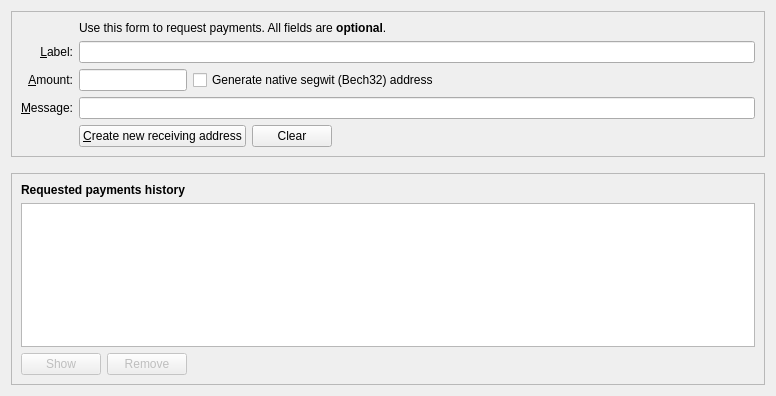
<?xml version="1.0" encoding="UTF-8"?>
<ui version="4.0">
 <class>ReceiveCoinsDialog</class>
 <widget class="QWidget" name="ReceiveCoinsDialog">
  <property name="geometry">
   <rect>
    <x>0</x>
    <y>0</y>
    <width>776</width>
    <height>396</height>
   </rect>
  </property>
  <layout class="QVBoxLayout" name="verticalLayout" stretch="0,0,1">
   <item>
    <widget class="QFrame" name="frame2">
     <property name="sizePolicy">
      <sizepolicy hsizetype="Preferred" vsizetype="Expanding">
       <horstretch>0</horstretch>
       <verstretch>0</verstretch>
      </sizepolicy>
     </property>
     <property name="frameShape">
      <enum>QFrame::StyledPanel</enum>
     </property>
     <property name="frameShadow">
      <enum>QFrame::Sunken</enum>
     </property>
     <layout class="QVBoxLayout" name="verticalLayout_3">
      <item>
       <layout class="QGridLayout" name="gridLayout">
        <item row="5" column="0">
         <widget class="QLabel" name="label">
          <property name="toolTip">
           <string>An optional amount to request. Leave this empty or zero to not request a specific amount.</string>
          </property>
          <property name="text">
           <string>&amp;Amount:</string>
          </property>
          <property name="alignment">
           <set>Qt::AlignRight|Qt::AlignTrailing|Qt::AlignVCenter</set>
          </property>
          <property name="buddy">
           <cstring>reqAmount</cstring>
          </property>
         </widget>
        </item>
        <item row="6" column="0">
         <widget class="QLabel" name="label_3">
          <property name="toolTip">
           <string>An optional message to attach to the payment request, which will be displayed when the request is opened. Note: The message will not be sent with the payment over the BFScoin network.</string>
          </property>
          <property name="text">
           <string>&amp;Message:</string>
          </property>
          <property name="alignment">
           <set>Qt::AlignRight|Qt::AlignTrailing|Qt::AlignVCenter</set>
          </property>
          <property name="buddy">
           <cstring>reqMessage</cstring>
          </property>
         </widget>
        </item>
        <item row="4" column="2">
         <widget class="QLineEdit" name="reqLabel">
          <property name="toolTip">
           <string>An optional label to associate with the new receiving address.</string>
          </property>
         </widget>
        </item>
        <item row="2" column="2">
         <widget class="QLabel" name="label_5">
          <property name="text">
           <string>Use this form to request payments. All fields are &lt;b&gt;optional&lt;/b&gt;.</string>
          </property>
         </widget>
        </item>
        <item row="4" column="0">
         <widget class="QLabel" name="label_2">
          <property name="toolTip">
           <string>An optional label to associate with the new receiving address.</string>
          </property>
          <property name="text">
           <string>&amp;Label:</string>
          </property>
          <property name="alignment">
           <set>Qt::AlignRight|Qt::AlignTrailing|Qt::AlignVCenter</set>
          </property>
          <property name="buddy">
           <cstring>reqLabel</cstring>
          </property>
         </widget>
        </item>
        <item row="6" column="2">
         <widget class="QLineEdit" name="reqMessage">
          <property name="toolTip">
           <string>An optional message to attach to the payment request, which will be displayed when the request is opened. Note: The message will not be sent with the payment over the BFScoin network.</string>
          </property>
         </widget>
        </item>
        <item row="7" column="2">
         <layout class="QHBoxLayout" name="horizontalLayout">
          <item>
           <widget class="QPushButton" name="receiveButton">
            <property name="minimumSize">
             <size>
              <width>150</width>
              <height>0</height>
             </size>
            </property>
            <property name="text">
             <string>&amp;Create new receiving address</string>
            </property>
            <property name="icon">
             <iconset resource="../bitcoin.qrc">
              <normaloff>:/icons/receiving_addresses</normaloff>:/icons/receiving_addresses</iconset>
            </property>
           </widget>
          </item>
          <item>
           <widget class="QPushButton" name="clearButton">
            <property name="sizePolicy">
             <sizepolicy hsizetype="Minimum" vsizetype="Fixed">
              <horstretch>0</horstretch>
              <verstretch>0</verstretch>
             </sizepolicy>
            </property>
            <property name="toolTip">
             <string>Clear all fields of the form.</string>
            </property>
            <property name="text">
             <string>Clear</string>
            </property>
            <property name="icon">
             <iconset resource="../bitcoin.qrc">
              <normaloff>:/icons/remove</normaloff>:/icons/remove</iconset>
            </property>
            <property name="autoDefault">
             <bool>false</bool>
            </property>
           </widget>
          </item>
          <item>
           <spacer name="horizontalSpacer">
            <property name="orientation">
             <enum>Qt::Horizontal</enum>
            </property>
            <property name="sizeHint" stdset="0">
             <size>
              <width>40</width>
              <height>20</height>
             </size>
            </property>
           </spacer>
          </item>
         </layout>
        </item>
        <item row="7" column="0">
         <widget class="QLabel" name="label_7">
          <property name="text">
           <string/>
          </property>
         </widget>
        </item>
        <item row="5" column="2">
         <layout class="QHBoxLayout" name="horizontalLayout_6">
          <item>
           <widget class="BitcoinAmountField" name="reqAmount">
            <property name="sizePolicy">
             <sizepolicy hsizetype="Fixed" vsizetype="Fixed">
              <horstretch>0</horstretch>
              <verstretch>0</verstretch>
             </sizepolicy>
            </property>
            <property name="minimumSize">
             <size>
              <width>80</width>
              <height>0</height>
             </size>
            </property>
            <property name="maximumSize">
             <size>
              <width>1000</width>
              <height>100</height>
             </size>
            </property>
            <property name="toolTip">
             <string>An optional amount to request. Leave this empty or zero to not request a specific amount.</string>
            </property>
           </widget>
          </item>
          <item>
           <widget class="QCheckBox" name="useBech32">
            <property name="sizePolicy">
             <sizepolicy hsizetype="Fixed" vsizetype="Fixed">
              <horstretch>0</horstretch>
              <verstretch>0</verstretch>
             </sizepolicy>
            </property>
            <property name="maximumSize">
             <size>
              <width>1000</width>
              <height>16777215</height>
             </size>
            </property>
            <property name="focusPolicy">
             <enum>Qt::StrongFocus</enum>
            </property>
            <property name="toolTip">
             <string>Native segwit addresses (aka Bech32 or BIP-173) reduce your transaction fees later on and offer better protection against typos, but old wallets don't support them. When unchecked, an address compatible with older wallets will be created instead.</string>
            </property>
            <property name="text">
             <string>Generate native segwit (Bech32) address</string>
            </property>
           </widget>
          </item>
          <item>
           <spacer name="horizontalSpacer_3">
            <property name="orientation">
             <enum>Qt::Horizontal</enum>
            </property>
            <property name="sizeHint" stdset="0">
             <size>
              <width>0</width>
              <height>0</height>
             </size>
            </property>
           </spacer>
          </item>
         </layout>
        </item>
       </layout>
      </item>
     </layout>
    </widget>
   </item>
   <item>
    <spacer name="verticalSpacer_2">
     <property name="orientation">
      <enum>Qt::Vertical</enum>
     </property>
     <property name="sizeHint" stdset="0">
      <size>
       <width>20</width>
       <height>10</height>
      </size>
     </property>
    </spacer>
   </item>
   <item>
    <widget class="QFrame" name="frame">
     <property name="sizePolicy">
      <sizepolicy hsizetype="Preferred" vsizetype="Expanding">
       <horstretch>0</horstretch>
       <verstretch>0</verstretch>
      </sizepolicy>
     </property>
     <property name="frameShape">
      <enum>QFrame::StyledPanel</enum>
     </property>
     <property name="frameShadow">
      <enum>QFrame::Raised</enum>
     </property>
     <layout class="QVBoxLayout" name="verticalLayout_2">
      <item>
       <widget class="QLabel" name="label_6">
        <property name="font">
         <font>
          <weight>75</weight>
          <bold>true</bold>
         </font>
        </property>
        <property name="text">
         <string>Requested payments history</string>
        </property>
       </widget>
      </item>
      <item>
       <widget class="QTableView" name="recentRequestsView">
        <property name="contextMenuPolicy">
         <enum>Qt::CustomContextMenu</enum>
        </property>
        <property name="tabKeyNavigation">
         <bool>false</bool>
        </property>
        <property name="sortingEnabled">
         <bool>true</bool>
        </property>
       </widget>
      </item>
      <item>
       <layout class="QHBoxLayout" name="horizontalLayout_2">
        <item>
         <widget class="QPushButton" name="showRequestButton">
          <property name="enabled">
           <bool>false</bool>
          </property>
          <property name="toolTip">
           <string>Show the selected request (does the same as double clicking an entry)</string>
          </property>
          <property name="text">
           <string>Show</string>
          </property>
          <property name="icon">
           <iconset resource="../bitcoin.qrc">
            <normaloff>:/icons/edit</normaloff>:/icons/edit</iconset>
          </property>
          <property name="autoDefault">
           <bool>false</bool>
          </property>
         </widget>
        </item>
        <item>
         <widget class="QPushButton" name="removeRequestButton">
          <property name="enabled">
           <bool>false</bool>
          </property>
          <property name="toolTip">
           <string>Remove the selected entries from the list</string>
          </property>
          <property name="text">
           <string>Remove</string>
          </property>
          <property name="icon">
           <iconset resource="../bitcoin.qrc">
            <normaloff>:/icons/remove</normaloff>:/icons/remove</iconset>
          </property>
          <property name="autoDefault">
           <bool>false</bool>
          </property>
         </widget>
        </item>
        <item>
         <spacer name="horizontalSpacer_2">
          <property name="orientation">
           <enum>Qt::Horizontal</enum>
          </property>
          <property name="sizeHint" stdset="0">
           <size>
            <width>40</width>
            <height>20</height>
           </size>
          </property>
         </spacer>
        </item>
       </layout>
      </item>
     </layout>
    </widget>
   </item>
  </layout>
 </widget>
 <customwidgets>
  <customwidget>
   <class>BitcoinAmountField</class>
   <extends>QLineEdit</extends>
   <header>qt/bitcoinamountfield.h</header>
   <container>1</container>
  </customwidget>
 </customwidgets>
 <tabstops>
  <tabstop>reqLabel</tabstop>
  <tabstop>reqAmount</tabstop>
  <tabstop>useBech32</tabstop>
  <tabstop>reqMessage</tabstop>
  <tabstop>receiveButton</tabstop>
  <tabstop>clearButton</tabstop>
  <tabstop>recentRequestsView</tabstop>
  <tabstop>showRequestButton</tabstop>
  <tabstop>removeRequestButton</tabstop>
 </tabstops>
 <resources>
  <include location="../bitcoin.qrc"/>
 </resources>
 <connections/>
</ui>
